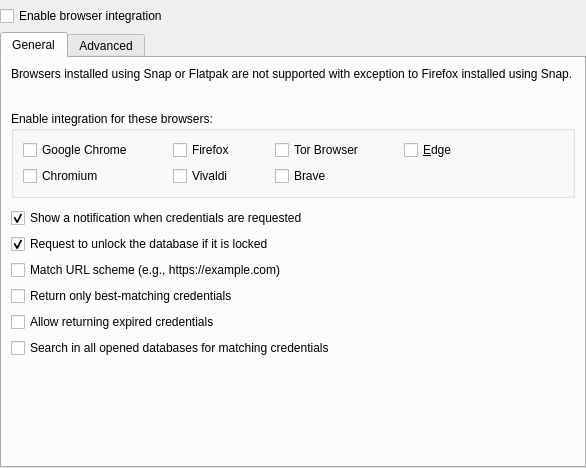
<?xml version="1.0" encoding="UTF-8"?>
<ui version="4.0">
 <class>BrowserSettingsWidget</class>
 <widget class="QWidget" name="BrowserSettingsWidget">
  <property name="geometry">
   <rect>
    <x>0</x>
    <y>0</y>
    <width>584</width>
    <height>467</height>
   </rect>
  </property>
  <property name="windowTitle">
   <string>Dialog</string>
  </property>
  <layout class="QVBoxLayout" name="verticalLayout">
   <property name="leftMargin">
    <number>0</number>
   </property>
   <property name="topMargin">
    <number>0</number>
   </property>
   <property name="rightMargin">
    <number>0</number>
   </property>
   <property name="bottomMargin">
    <number>0</number>
   </property>
   <item>
    <widget class="MessageWidget" name="messageWidget" native="true"/>
   </item>
   <item>
    <widget class="QCheckBox" name="enableBrowserSupport">
     <property name="toolTip">
      <string>This is required for accessing your databases with KeePassXC-Browser</string>
     </property>
     <property name="text">
      <string>Enable browser integration</string>
     </property>
    </widget>
   </item>
   <item>
    <widget class="QTabWidget" name="tabWidget">
     <property name="currentIndex">
      <number>0</number>
     </property>
     <widget class="QWidget" name="tab">
      <attribute name="title">
       <string>General</string>
      </attribute>
      <layout class="QVBoxLayout" name="verticalLayout_2">
       <item>
        <widget class="QLabel" name="snapWarningLabel">
         <property name="text">
          <string>Browsers installed using Snap or Flatpak are not supported with exception to Firefox installed using Snap.</string>
         </property>
        </widget>
       </item>
       <item>
        <widget class="QLabel" name="extensionLabel"/>
       </item>
       <item>
        <spacer name="verticalSpacer_1">
         <property name="orientation">
          <enum>Qt::Vertical</enum>
         </property>
         <property name="sizeType">
          <enum>QSizePolicy::Fixed</enum>
         </property>
         <property name="sizeHint" stdset="0">
          <size>
           <width>20</width>
           <height>4</height>
          </size>
         </property>
        </spacer>
       </item>
       <item>
        <widget class="QGroupBox" name="browsersGroupBox">
         <property name="title">
          <string>Enable integration for these browsers:</string>
         </property>
         <layout class="QGridLayout" name="gridLayout">
          <property name="horizontalSpacing">
           <number>40</number>
          </property>
          <item row="1" column="1">
           <widget class="QCheckBox" name="vivaldiSupport">
            <property name="text">
             <string>Vivaldi</string>
            </property>
            <property name="checked">
             <bool>false</bool>
            </property>
           </widget>
          </item>
          <item row="0" column="3">
           <widget class="QCheckBox" name="edgeSupport">
            <property name="text">
             <string>&amp;Edge</string>
            </property>
            <property name="checked">
             <bool>false</bool>
            </property>
           </widget>
          </item>
          <item row="0" column="1">
           <widget class="QCheckBox" name="firefoxSupport">
            <property name="text">
             <string>Firefox</string>
            </property>
            <property name="checked">
             <bool>false</bool>
            </property>
           </widget>
          </item>
          <item row="0" column="2">
           <widget class="QCheckBox" name="torBrowserSupport">
            <property name="text">
             <string>Tor Browser</string>
            </property>
            <property name="checked">
             <bool>false</bool>
            </property>
           </widget>
          </item>
          <item row="1" column="2">
           <widget class="QCheckBox" name="braveSupport">
            <property name="text">
             <string>Brave</string>
            </property>
            <property name="checked">
             <bool>false</bool>
            </property>
           </widget>
          </item>
          <item row="0" column="0">
           <widget class="QCheckBox" name="chromeSupport">
            <property name="text">
             <string>Google Chrome</string>
            </property>
            <property name="checked">
             <bool>false</bool>
            </property>
           </widget>
          </item>
          <item row="1" column="0">
           <widget class="QCheckBox" name="chromiumSupport">
            <property name="text">
             <string>Chromium</string>
            </property>
            <property name="checked">
             <bool>false</bool>
            </property>
           </widget>
          </item>
          <item row="0" column="4">
           <spacer name="horizontalSpacer">
            <property name="orientation">
             <enum>Qt::Horizontal</enum>
            </property>
            <property name="sizeHint" stdset="0">
             <size>
              <width>40</width>
              <height>20</height>
             </size>
            </property>
           </spacer>
          </item>
         </layout>
        </widget>
       </item>
       <item>
        <spacer name="verticalSpacer">
         <property name="orientation">
          <enum>Qt::Vertical</enum>
         </property>
         <property name="sizeType">
          <enum>QSizePolicy::Fixed</enum>
         </property>
         <property name="sizeHint" stdset="0">
          <size>
           <width>20</width>
           <height>4</height>
          </size>
         </property>
        </spacer>
       </item>
       <item>
        <widget class="QCheckBox" name="showNotification">
         <property name="text">
          <string extracomment="Credentials mean login data requested via browser extension">Show a notification when credentials are requested</string>
         </property>
         <property name="checked">
          <bool>true</bool>
         </property>
        </widget>
       </item>
       <item>
        <widget class="QCheckBox" name="unlockDatabase">
         <property name="text">
          <string>Request to unlock the database if it is locked</string>
         </property>
         <property name="checked">
          <bool>true</bool>
         </property>
        </widget>
       </item>
       <item>
        <widget class="QCheckBox" name="matchUrlScheme">
         <property name="toolTip">
          <string>Only entries with the same scheme (http://, https://, …) are returned.</string>
         </property>
         <property name="text">
          <string>Match URL scheme (e.g., https://example.com)</string>
         </property>
        </widget>
       </item>
       <item>
        <widget class="QCheckBox" name="bestMatchOnly">
         <property name="toolTip">
          <string>Only returns the best matches for a specific URL instead of all entries for the whole domain.</string>
         </property>
         <property name="text">
          <string>Return only best-matching credentials</string>
         </property>
        </widget>
       </item>
       <item>
        <widget class="QCheckBox" name="allowExpiredCredentials">
         <property name="toolTip">
          <string>Returns expired credentials. String [expired] is added to the title.</string>
         </property>
         <property name="text">
          <string>Allow returning expired credentials</string>
         </property>
        </widget>
       </item>
       <item>
        <widget class="QCheckBox" name="searchInAllDatabases">
         <property name="toolTip">
          <string>All databases connected to the extension will return matching credentials.</string>
         </property>
         <property name="text">
          <string extracomment="Credentials mean login data requested via browser extension">Search in all opened databases for matching credentials</string>
         </property>
        </widget>
       </item>
       <item>
        <spacer name="verticalSpacer_2">
         <property name="orientation">
          <enum>Qt::Vertical</enum>
         </property>
         <property name="sizeHint" stdset="0">
          <size>
           <width>20</width>
           <height>40</height>
          </size>
         </property>
        </spacer>
       </item>
      </layout>
     </widget>
     <widget class="QWidget" name="tab_2">
      <attribute name="title">
       <string>Advanced</string>
      </attribute>
      <layout class="QVBoxLayout" name="verticalLayout_6">
       <item>
        <widget class="MessageWidget" name="advancedMessageWidget" native="true">
         <property name="text" stdset="0">
          <string>&lt;b&gt;Warning:&lt;/b&gt; Only adjust these settings if necessary.</string>
         </property>
         <property name="closeButtonVisible" stdset="0">
          <bool>false</bool>
         </property>
         <property name="messageType" stdset="0">
          <number>2</number>
         </property>
        </widget>
       </item>
       <item>
        <widget class="QCheckBox" name="alwaysAllowAccess">
         <property name="text">
          <string extracomment="Credentials mean login data requested via browser extension">Never ask before accessing credentials</string>
         </property>
        </widget>
       </item>
       <item>
        <widget class="QCheckBox" name="alwaysAllowUpdate">
         <property name="text">
          <string extracomment="Credentials mean login data requested via browser extension">Never ask before updating credentials</string>
         </property>
        </widget>
       </item>
       <item>
        <widget class="QCheckBox" name="httpAuthPermission">
         <property name="text">
          <string extracomment="An extra HTTP Basic Auth setting">Do not ask permission for HTTP Basic Auth</string>
         </property>
        </widget>
       </item>
       <item>
        <widget class="QCheckBox" name="supportKphFields">
         <property name="toolTip">
          <string>Automatically creating or updating string fields is not supported.</string>
         </property>
         <property name="text">
          <string>Return advanced string fields which start with &quot;KPH: &quot;</string>
         </property>
        </widget>
       </item>
       <item>
        <widget class="QCheckBox" name="allowLocalhostWithPasskeys">
         <property name="toolTip">
          <string>Allows using insecure http://localhost with passkeys for testing purposes.</string>
         </property>
         <property name="text">
          <string>Allow using localhost with passkeys</string>
         </property>
        </widget>
       </item>
       <item>
        <widget class="QCheckBox" name="noMigrationPrompt">
         <property name="toolTip">
          <string>Don't display the popup suggesting migration of legacy KeePassHTTP settings.</string>
         </property>
         <property name="text">
          <string>Do not prompt for KeePassHTTP settings migration.</string>
         </property>
        </widget>
       </item>
       <item>
        <widget class="QCheckBox" name="updateBinaryPath">
         <property name="toolTip">
          <string>Updates KeePassXC or keepassxc-proxy binary path automatically to native messaging scripts on startup.</string>
         </property>
         <property name="text">
          <string>Update native messaging manifest files at startup</string>
         </property>
        </widget>
       </item>
       <item>
        <widget class="QCheckBox" name="useCustomProxy">
         <property name="toolTip">
          <string>Use a custom proxy location if you installed a proxy manually.</string>
         </property>
         <property name="text">
          <string comment="Meant is the proxy for KeePassXC-Browser">Use a custom proxy location:</string>
         </property>
        </widget>
       </item>
       <item>
        <layout class="QHBoxLayout" name="horizontalLayout">
         <item>
          <spacer name="horizontalSpacer_4">
           <property name="orientation">
            <enum>Qt::Horizontal</enum>
           </property>
           <property name="sizeType">
            <enum>QSizePolicy::Fixed</enum>
           </property>
           <property name="sizeHint" stdset="0">
            <size>
             <width>15</width>
             <height>20</height>
            </size>
           </property>
          </spacer>
         </item>
         <item>
          <widget class="QLineEdit" name="customProxyLocation">
           <property name="sizePolicy">
            <sizepolicy hsizetype="MinimumExpanding" vsizetype="Fixed">
             <horstretch>0</horstretch>
             <verstretch>0</verstretch>
            </sizepolicy>
           </property>
           <property name="minimumSize">
            <size>
             <width>450</width>
             <height>0</height>
            </size>
           </property>
           <property name="accessibleName">
            <string>Custom proxy location field</string>
           </property>
           <property name="maxLength">
            <number>999</number>
           </property>
           <property name="alignment">
            <set>Qt::AlignLeading|Qt::AlignLeft|Qt::AlignVCenter</set>
           </property>
          </widget>
         </item>
         <item>
          <widget class="QPushButton" name="customProxyLocationBrowseButton">
           <property name="accessibleName">
            <string>Browser for custom proxy file</string>
           </property>
           <property name="text">
            <string extracomment="Button for opening file dialog">Browse…</string>
           </property>
          </widget>
         </item>
         <item>
          <spacer name="horizontalSpacer_3">
           <property name="orientation">
            <enum>Qt::Horizontal</enum>
           </property>
           <property name="sizeHint" stdset="0">
            <size>
             <width>40</width>
             <height>20</height>
            </size>
           </property>
          </spacer>
         </item>
        </layout>
       </item>
       <item>
        <widget class="QCheckBox" name="customBrowserSupport">
         <property name="text">
          <string>Use a custom browser configuration location:</string>
         </property>
         <property name="checked">
          <bool>false</bool>
         </property>
        </widget>
       </item>
       <item>
        <widget class="QGroupBox" name="customBrowserGroupBox">
         <property name="title">
          <string/>
         </property>
         <layout class="QVBoxLayout" name="verticalLayout_3">
          <item>
           <layout class="QHBoxLayout" name="horizontalLayout_2">
            <item>
             <widget class="QLabel" name="customBrowserLabel">
              <property name="sizePolicy">
               <sizepolicy hsizetype="Preferred" vsizetype="Fixed">
                <horstretch>0</horstretch>
                <verstretch>0</verstretch>
               </sizepolicy>
              </property>
              <property name="styleSheet">
               <string notr="true">margin-right: 5px</string>
              </property>
              <property name="text">
               <string>Browser type:</string>
              </property>
             </widget>
            </item>
            <item>
             <widget class="QComboBox" name="browserTypeComboBox">
              <property name="sizePolicy">
               <sizepolicy hsizetype="Preferred" vsizetype="Fixed">
                <horstretch>0</horstretch>
                <verstretch>0</verstretch>
               </sizepolicy>
              </property>
              <property name="focusPolicy">
               <enum>Qt::StrongFocus</enum>
              </property>
              <property name="accessibleName">
               <string>Toolbar button style</string>
              </property>
              <property name="sizeAdjustPolicy">
               <enum>QComboBox::AdjustToContents</enum>
              </property>
             </widget>
            </item>
            <item>
             <spacer name="horizontalSpacer_5">
              <property name="orientation">
               <enum>Qt::Horizontal</enum>
              </property>
              <property name="sizeHint" stdset="0">
               <size>
                <width>40</width>
                <height>20</height>
               </size>
              </property>
             </spacer>
            </item>
           </layout>
          </item>
          <item>
           <layout class="QHBoxLayout" name="horizontalLayout_3">
            <item>
             <widget class="QLabel" name="customBrowserLabel_2">
              <property name="sizePolicy">
               <sizepolicy hsizetype="Preferred" vsizetype="Fixed">
                <horstretch>0</horstretch>
                <verstretch>0</verstretch>
               </sizepolicy>
              </property>
              <property name="styleSheet">
               <string notr="true">margin-right: 5px</string>
              </property>
              <property name="text">
               <string>Config Location:</string>
              </property>
             </widget>
            </item>
            <item>
             <widget class="QLineEdit" name="customBrowserLocation">
              <property name="sizePolicy">
               <sizepolicy hsizetype="MinimumExpanding" vsizetype="Fixed">
                <horstretch>0</horstretch>
                <verstretch>0</verstretch>
               </sizepolicy>
              </property>
              <property name="minimumSize">
               <size>
                <width>350</width>
                <height>0</height>
               </size>
              </property>
              <property name="accessibleName">
               <string>Custom browser location field</string>
              </property>
              <property name="maxLength">
               <number>999</number>
              </property>
              <property name="alignment">
               <set>Qt::AlignLeading|Qt::AlignLeft|Qt::AlignVCenter</set>
              </property>
              <property name="placeholderText">
               <string notr="true">~/.config/mozilla/native-messaging-hosts/</string>
              </property>
             </widget>
            </item>
            <item>
             <widget class="QPushButton" name="customBrowserLocationBrowseButton">
              <property name="accessibleName">
               <string>Browse for custom browser path</string>
              </property>
              <property name="text">
               <string extracomment="Button for opening file dialog">Browse…</string>
              </property>
             </widget>
            </item>
           </layout>
          </item>
         </layout>
        </widget>
       </item>
       <item>
        <widget class="QWidget" name="customExtensionIdContainer" native="true">
         <layout class="QHBoxLayout" name="customExtensionBox" stretch="0,0,1">
          <property name="topMargin">
           <number>6</number>
          </property>
          <item>
           <widget class="QLabel" name="customExtensionLabel">
            <property name="text">
             <string>Custom extension ID:</string>
            </property>
           </widget>
          </item>
          <item>
           <widget class="QLineEdit" name="customExtensionId">
            <property name="sizePolicy">
             <sizepolicy hsizetype="MinimumExpanding" vsizetype="Fixed">
              <horstretch>0</horstretch>
              <verstretch>0</verstretch>
             </sizepolicy>
            </property>
            <property name="minimumSize">
             <size>
              <width>250</width>
              <height>0</height>
             </size>
            </property>
            <property name="accessibleName">
             <string>Custom extension ID</string>
            </property>
            <property name="maxLength">
             <number>999</number>
            </property>
            <property name="alignment">
             <set>Qt::AlignLeading|Qt::AlignLeft|Qt::AlignVCenter</set>
            </property>
           </widget>
          </item>
          <item>
           <spacer name="horizontalSpacer_2">
            <property name="orientation">
             <enum>Qt::Horizontal</enum>
            </property>
            <property name="sizeHint" stdset="0">
             <size>
              <width>40</width>
              <height>20</height>
             </size>
            </property>
           </spacer>
          </item>
         </layout>
        </widget>
       </item>
       <item>
        <spacer name="verticalSpacer_5">
         <property name="orientation">
          <enum>Qt::Vertical</enum>
         </property>
         <property name="sizeHint" stdset="0">
          <size>
           <width>20</width>
           <height>40</height>
          </size>
         </property>
        </spacer>
       </item>
      </layout>
     </widget>
    </widget>
   </item>
  </layout>
 </widget>
 <customwidgets>
  <customwidget>
   <class>MessageWidget</class>
   <extends>QWidget</extends>
   <header>gui/MessageWidget.h</header>
   <container>1</container>
  </customwidget>
 </customwidgets>
 <resources/>
 <connections/>
</ui>
